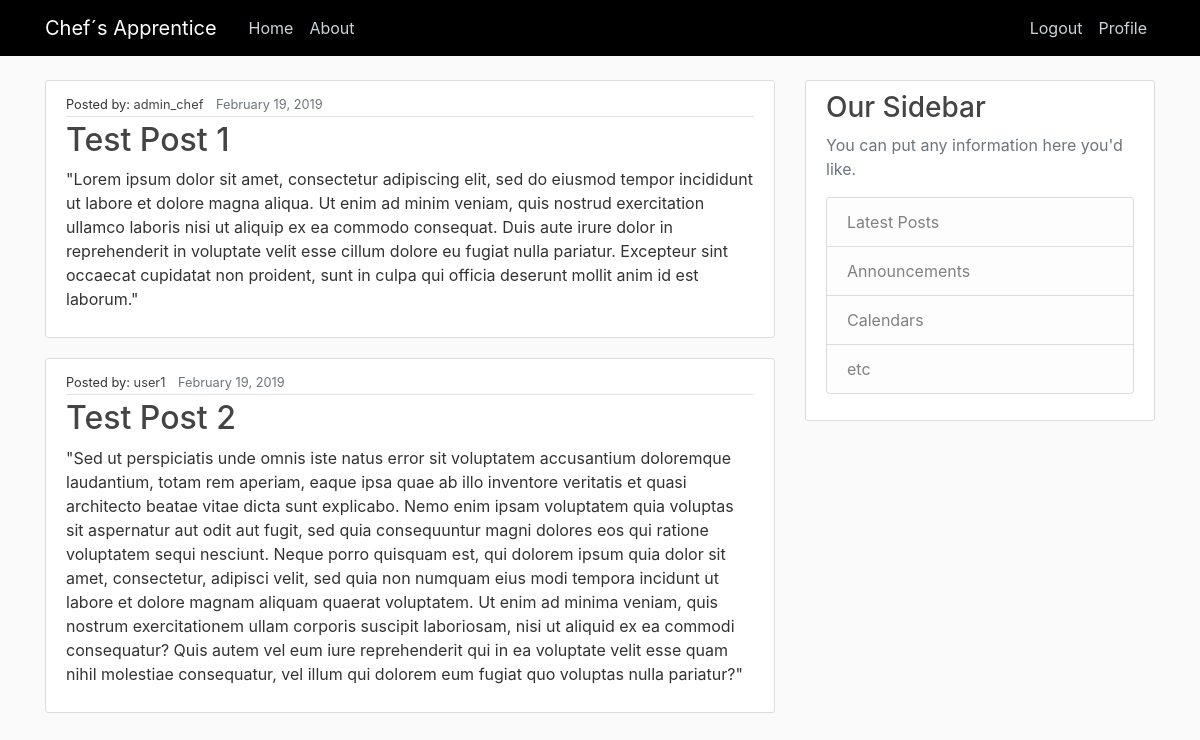
Before: / (signed in) with the older database file.
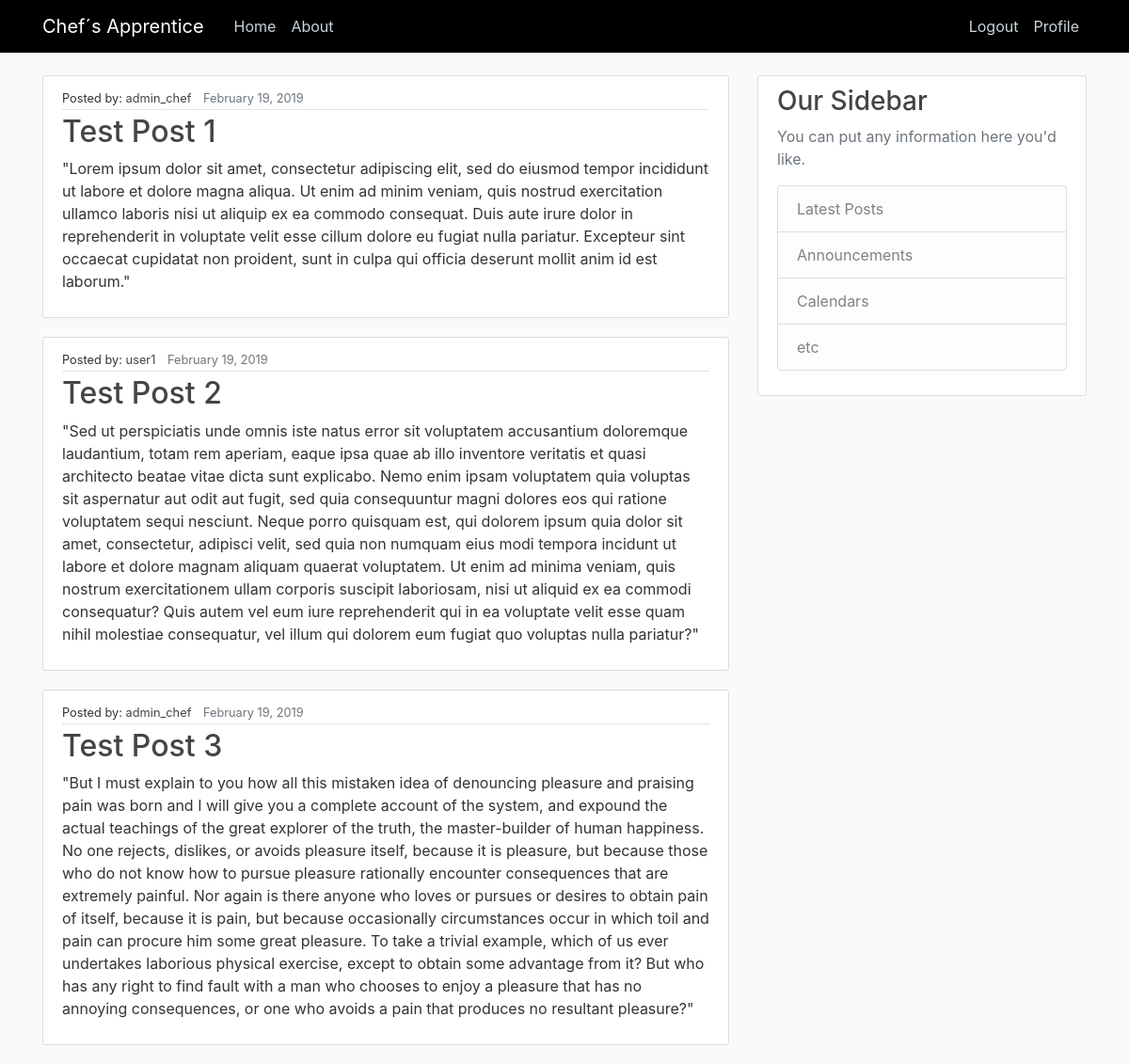
After: the same page with the newer database file.
### chefs_apprentice/models.py (models this page shows, shortened)
class Post(models.Model):
    title = models.CharField(max_length=100)
    content = models.TextField()
    date_posted = models.DateTimeField(default=timezone.now) #DateTimeField(auto_now=True) ville satt datoen til akkurat nå
    author = models.ForeignKey(User, on_delete=models.CASCADE) #on_delete=models.CASCADE sier at hvis brukeren blir slettet vil postene også bli slettet

### chefs_apprentice/views.py (the view)
# urls.py: path('', views.home, name='chef-home'),
@login_required
def home(request):
    context = {
        'posts': Post.objects.all()
    }
    return render(request, 'chefs_apprentice/home.html', context)

### chefs_apprentice/templates/chefs_apprentice/home.html
{% extends "chefs_apprentice/base.html" %}
{% block content%}
  {% for post in posts %}
      <article class="media content-section">
        <div class="media-body">
          <div class="article-metadata">
            <small>Posted by: <a class="mr-2" href="profile">{{ post.author }}</a></small>
            <small class="text-muted">{{ post.date_posted|date:"F d, Y" }}</small>
          </div>
            <h2><a class="article-title" href="#">{{ post.title }}</a></h2>
            <p class="article-content">{{ post.content }}</p>
        </div>
      </article>
  {% endfor  %}
{% endblock content %}

### chefs_apprentice/templates/chefs_apprentice/base.html (shortened to what this page needs)
{% load static %}
<!DOCTYPE html>
<html lang="en" dir="ltr">
  <head>
   <link rel="stylesheet" href="https://stackpath.bootstrapcdn.com/bootstrap/4.3.1/css/bootstrap.min.css">
   <link rel="stylesheet" href="{% static 'chefs_apprentice/main.css' %}">
  </head>
  <body>
    <header class="site-header">
      <nav class="navbar navbar-expand-md navbar-dark bg-steel fixed-top">
        <div class="container">
          <a class="navbar-brand mr-4" href="{% url 'chef-home' %}">Chef´s Apprentice</a>
          <div class="collapse navbar-collapse" id="navbarToggle">
            <div class="navbar-nav mr-auto">
              <a class="nav-item nav-link" href="{% url 'chef-home' %}">Home</a>
              <a class="nav-item nav-link" href="{% url 'chef-about' %}">About</a>
            </div>
            <div class="navbar-nav">
              {% if user.is_authenticated %}
                <a class="nav-item nav-link" href="{% url 'logout' %}">Logout</a>
                <a class="nav-item nav-link" href="{% url 'profile' %}">Profile</a>
              {% else %}
                <a class="nav-item nav-link" href="{% url 'login' %}">Login</a>
                <a class="nav-item nav-link" href="{% url 'register' %}">Register</a>
              {% endif %}
            </div>
          </div>
        </div>
      </nav>
    </header>
    <main role="main" class="container">
      <div class="row">
        <div class="col-md-8">
          {% block content %}{% endblock %}
        </div>
        <div class="col-md-4">
          <div class="content-section">
            <h3>Our Sidebar</h3>
            <p class='text-muted'>You can put any information here you'd like.
              <ul class="list-group">
                <li class="list-group-item list-group-item-light">Latest Posts</li>
                <li class="list-group-item list-group-item-light">Announcements</li>
                <li class="list-group-item list-group-item-light">Calendars</li>
                <li class="list-group-item list-group-item-light">etc</li>
              </ul>
            </p>
          </div>
        </div>
      </div>
    </main>
  </body>
</html>

### chefs_apprentice/static/chefs_apprentice/main.css (style rules this page uses)
body { background: #fafafa; color: #333333; margin-top: 5rem; }
h1, h2, h3, h4, h5, h6 { color: #444444; }
ul { margin: 0; }
.bg-steel { background-color: #000000; }
.site-header .navbar-nav .nav-link { color: #cbd5db; }
.content-section { background: #ffffff; padding: 10px 20px; border: 1px solid #dddddd; border-radius: 3px; margin-bottom: 20px; }
.article-title { color: #444444; }
.article-content { white-space: pre-line; }
.article-metadata { padding-bottom: 1px; margin-bottom: 4px; border-bottom: 1px solid #e3e3e3 }
.article-metadata a { color:#444444; }

Changed rows visible on the page:
added Post: author "admin_chef", date_posted "February 19, 2019", title "Test Post 3", content "\"But I must explain to you how all this mistaken idea of denouncing pleasure and praising pain was born and I will give you a complete account of the system, and expound the actual teachings of the great explorer of the truth, the master-builder of human happiness. No one rejects, dislikes, or avoids pleasure itself, because it is pleasure, but because those who do not know how to pursue pleasure rationally encounter consequences that are extremely painful. Nor again is there anyone who loves or pursues or desires to obtain pain of itself, because it is pain, but because occasionally circumstances occur in which toil and pain can procure him some great pleasure. To take a trivial example,…"
